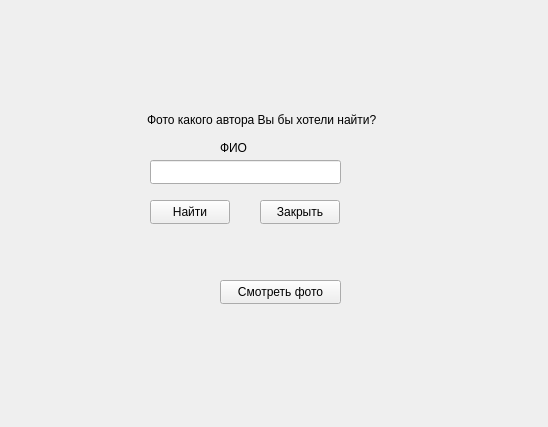
<?xml version="1.0" encoding="UTF-8"?>
<ui version="4.0">
 <class>findForm</class>
 <widget class="QWidget" name="findForm">
  <property name="geometry">
   <rect>
    <x>0</x>
    <y>0</y>
    <width>548</width>
    <height>427</height>
   </rect>
  </property>
  <property name="windowTitle">
   <string>Form</string>
  </property>
  <widget class="QLabel" name="label">
   <property name="geometry">
    <rect>
     <x>147</x>
     <y>110</y>
     <width>271</width>
     <height>20</height>
    </rect>
   </property>
   <property name="text">
    <string>Фото какого автора Вы бы хотели найти?</string>
   </property>
  </widget>
  <widget class="QLabel" name="label_2">
   <property name="geometry">
    <rect>
     <x>220</x>
     <y>140</y>
     <width>58</width>
     <height>16</height>
    </rect>
   </property>
   <property name="text">
    <string>ФИО</string>
   </property>
  </widget>
  <widget class="QLineEdit" name="find_text">
   <property name="geometry">
    <rect>
     <x>150</x>
     <y>160</y>
     <width>191</width>
     <height>24</height>
    </rect>
   </property>
   <property name="contextMenuPolicy">
    <enum>Qt::PreventContextMenu</enum>
   </property>
  </widget>
  <widget class="QPushButton" name="find_find">
   <property name="geometry">
    <rect>
     <x>150</x>
     <y>200</y>
     <width>80</width>
     <height>24</height>
    </rect>
   </property>
   <property name="text">
    <string>Найти</string>
   </property>
  </widget>
  <widget class="QPushButton" name="find_close">
   <property name="geometry">
    <rect>
     <x>260</x>
     <y>200</y>
     <width>80</width>
     <height>24</height>
    </rect>
   </property>
   <property name="text">
    <string>Закрыть</string>
   </property>
  </widget>
  <widget class="QLabel" name="status_find">
   <property name="geometry">
    <rect>
     <x>70</x>
     <y>250</y>
     <width>461</width>
     <height>151</height>
    </rect>
   </property>
   <property name="text">
    <string/>
   </property>
   <property name="textFormat">
    <enum>Qt::PlainText</enum>
   </property>
   <property name="alignment">
    <set>Qt::AlignLeading|Qt::AlignLeft|Qt::AlignTop</set>
   </property>
  </widget>
  <widget class="QPushButton" name="see_photo">
   <property name="geometry">
    <rect>
     <x>220</x>
     <y>280</y>
     <width>121</width>
     <height>24</height>
    </rect>
   </property>
   <property name="text">
    <string>Смотреть фото</string>
   </property>
  </widget>
 </widget>
 <resources/>
 <connections/>
</ui>
